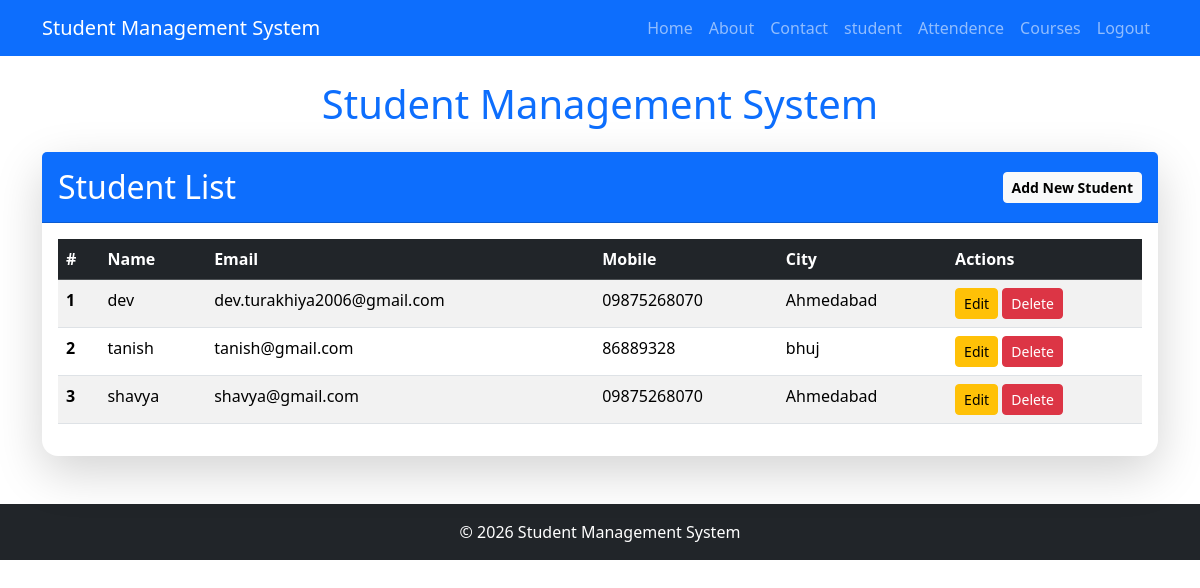
The page /student/ (signed in) on the database as committed earlier.
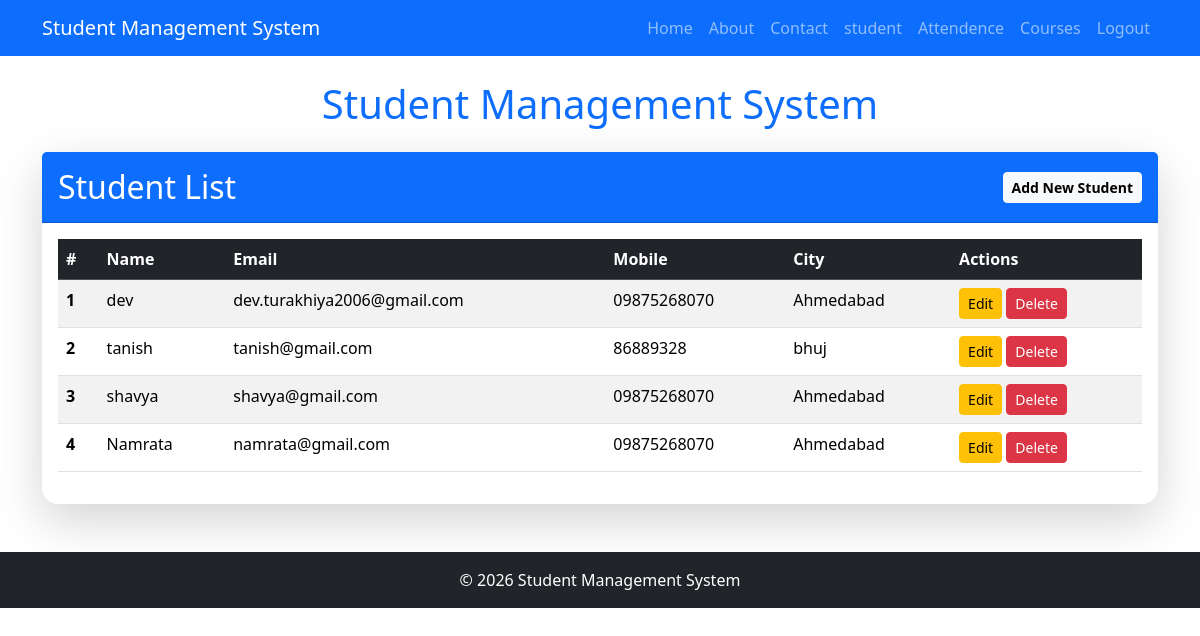
The same page on the database as committed later.
### student/models.py (models this page shows, shortened)
class student(models.Model):
    name=models.CharField(max_length=100)
    email=models.EmailField()
    mobile=models.CharField(max_length=15)
    city=models.CharField(max_length=100)

### student/views.py (the view)
# urls.py: path('student/', views.student_list, name='student_list'),
@login_required
def student_list(request):
    students = student.objects.all()
    return render(request, 'student_crud/list.html', {'students': students})

### student/Templates/student_crud/list.html
{% extends 'base.html' %}
{% block content %}
<div class="card shadow-lg border-0 rounded-4">
    <div class="card-header bg-primary text-white d-flex justify-content-between align-items-center py-3">
        <h2 class="mb-0">Student List</h2>
        <a href="{% url 'student_add' %}" class="btn btn-light btn-sm fw-bold">Add New Student</a>
    </div>
    <div class="card-body">
        <table class="table table-striped table-hover">
            <thead class="table-dark">
                <tr>
                    <th scope="col">#</th>
                    <th scope="col">Name</th>
                    <th scope="col">Email</th>
                    <th scope="col">Mobile</th>
                    <th scope="col">City</th>
                    <th scope="col">Actions</th>
                </tr>
            </thead>
            <tbody>
                {% for student in students %}
                <tr>
                    <th scope="row">{{ forloop.counter }}</th>
                    <td>{{ student.name }}</td>
                    <td>{{ student.email }}</td>
                    <td>{{ student.mobile }}</td>
                    <td>{{ student.city }}</td>
                    <td>
                        <a href="{% url 'student_edit' student.id %}" class="btn btn-sm btn-warning">Edit</a>
                        <a href="{% url 'student_delete' student.id %}" class="btn btn-sm btn-danger" onclick="return confirm('Are you sure you want to delete this student?');">Delete</a>
                    </td>
                </tr>
                {% empty %}
                <tr>
                    <td colspan="6" class="text-center text-muted">No students found.</td>
                </tr>
                {% endfor %}
            </tbody>
        </table>
    </div>
</div>
{% endblock %}

Rows that differ between the two databases and show on the page:
added student: name "Namrata", email "namrata@gmail.com", mobile "09875268070", city "Ahmedabad"
